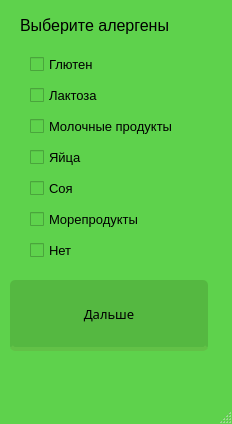
<?xml version="1.0" encoding="UTF-8"?>
<ui version="4.0">
 <class>MainWindow</class>
 <widget class="QMainWindow" name="MainWindow">
  <property name="geometry">
   <rect>
    <x>0</x>
    <y>0</y>
    <width>232</width>
    <height>424</height>
   </rect>
  </property>
  <property name="palette">
   <palette>
    <active>
     <colorrole role="Base">
      <brush brushstyle="SolidPattern">
       <color alpha="255">
        <red>94</red>
        <green>210</green>
        <blue>76</blue>
       </color>
      </brush>
     </colorrole>
     <colorrole role="Window">
      <brush brushstyle="SolidPattern">
       <color alpha="255">
        <red>94</red>
        <green>210</green>
        <blue>76</blue>
       </color>
      </brush>
     </colorrole>
    </active>
    <inactive>
     <colorrole role="Base">
      <brush brushstyle="SolidPattern">
       <color alpha="255">
        <red>94</red>
        <green>210</green>
        <blue>76</blue>
       </color>
      </brush>
     </colorrole>
     <colorrole role="Window">
      <brush brushstyle="SolidPattern">
       <color alpha="255">
        <red>94</red>
        <green>210</green>
        <blue>76</blue>
       </color>
      </brush>
     </colorrole>
    </inactive>
    <disabled>
     <colorrole role="Base">
      <brush brushstyle="SolidPattern">
       <color alpha="255">
        <red>94</red>
        <green>210</green>
        <blue>76</blue>
       </color>
      </brush>
     </colorrole>
     <colorrole role="Window">
      <brush brushstyle="SolidPattern">
       <color alpha="255">
        <red>94</red>
        <green>210</green>
        <blue>76</blue>
       </color>
      </brush>
     </colorrole>
    </disabled>
   </palette>
  </property>
  <property name="windowTitle">
   <string>MainWindow</string>
  </property>
  <widget class="QWidget" name="centralwidget">
   <widget class="QLabel" name="label">
    <property name="geometry">
     <rect>
      <x>20</x>
      <y>0</y>
      <width>261</width>
      <height>51</height>
     </rect>
    </property>
    <property name="font">
     <font>
      <pointsize>12</pointsize>
     </font>
    </property>
    <property name="text">
     <string>Выберите алергены</string>
    </property>
   </widget>
   <widget class="QWidget" name="verticalLayoutWidget">
    <property name="geometry">
     <rect>
      <x>30</x>
      <y>50</y>
      <width>187</width>
      <height>221</height>
     </rect>
    </property>
    <layout class="QVBoxLayout" name="verticalLayout">
     <item>
      <widget class="QCheckBox" name="gluten">
       <property name="font">
        <font>
         <pointsize>10</pointsize>
        </font>
       </property>
       <property name="text">
        <string>Глютен</string>
       </property>
      </widget>
     </item>
     <item>
      <widget class="QCheckBox" name="lactose">
       <property name="font">
        <font>
         <pointsize>10</pointsize>
        </font>
       </property>
       <property name="text">
        <string>Лактоза</string>
       </property>
      </widget>
     </item>
     <item>
      <widget class="QCheckBox" name="dairy">
       <property name="font">
        <font>
         <pointsize>10</pointsize>
        </font>
       </property>
       <property name="text">
        <string>Молочные продукты</string>
       </property>
      </widget>
     </item>
     <item>
      <widget class="QCheckBox" name="eggs">
       <property name="font">
        <font>
         <pointsize>10</pointsize>
        </font>
       </property>
       <property name="text">
        <string>Яйца</string>
       </property>
      </widget>
     </item>
     <item>
      <widget class="QCheckBox" name="soy">
       <property name="font">
        <font>
         <pointsize>10</pointsize>
        </font>
       </property>
       <property name="text">
        <string>Соя</string>
       </property>
      </widget>
     </item>
     <item>
      <widget class="QCheckBox" name="seafoods">
       <property name="font">
        <font>
         <pointsize>10</pointsize>
        </font>
       </property>
       <property name="text">
        <string>Морепродукты</string>
       </property>
      </widget>
     </item>
     <item>
      <widget class="QCheckBox" name="no">
       <property name="font">
        <font>
         <pointsize>10</pointsize>
        </font>
       </property>
       <property name="text">
        <string>Нет</string>
       </property>
      </widget>
     </item>
    </layout>
   </widget>
   <widget class="QPushButton" name="next">
    <property name="geometry">
     <rect>
      <x>10</x>
      <y>280</y>
      <width>201</width>
      <height>71</height>
     </rect>
    </property>
    <property name="font">
     <font>
      <family>Roboto Slab</family>
      <pointsize>10</pointsize>
     </font>
    </property>
    <property name="styleSheet">
     <string notr="true">float:right;
margin-right: 3%;
margin top: 5px;
border-radius:5px;
-moz-border-radius:5px;
webkit-border-radius:5px;
padding:5px 9px;
font-size: 1.2em;
background-color:rgba(85, 184, 65,1);
text-shadow: #454545 0 0 2px;
border-bottom: 4px solid rgba(98, 193, 71, 1);
color:black;
font-family: 'Roboto Slab', senif;</string>
    </property>
    <property name="text">
     <string>Дальше</string>
    </property>
   </widget>
  </widget>
  <widget class="QMenuBar" name="menubar">
   <property name="geometry">
    <rect>
     <x>0</x>
     <y>0</y>
     <width>232</width>
     <height>26</height>
    </rect>
   </property>
  </widget>
  <widget class="QStatusBar" name="statusbar"/>
 </widget>
 <resources/>
 <connections/>
</ui>
